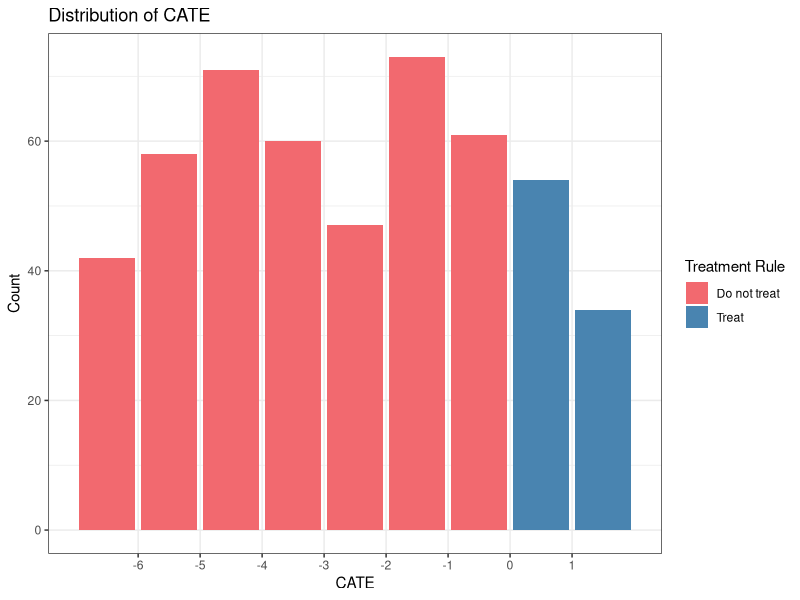

Reproduce this figure in R.
## ---- chunk 1
knitr::opts_chunk$set(echo = TRUE)
## ---- chunk 2
n <- 500
W <- runif(n, 1, 99)
A <- rbinom(n, 1, prob = abs(W/100))
Y <- rnorm(n, 10) + rnorm(n, 2*A) + rnorm(n, 50*W) - rnorm(n, .1*A*W)
df <- data.frame(W, A, Y)
## ---- chunk 3
fit <- glm(Y~A*W)
E_Y1 <- predict(fit, newdata = data.frame(A = 1, W))
E_Y0 <- predict(fit, newdata = data.frame(A = 0, W))
CATE <- E_Y1 - E_Y0
## ---- chunk 4
library(tidyverse)
data.frame(CATE) |>
  mutate(d_star = ifelse(CATE > 0, "Treat", "Do not treat")) |>
  ggplot(aes(CATE,fill=d_star)) +
  geom_bar() +
  scale_x_binned() +
  theme_bw() +
  scale_fill_manual(values = c("#f2696f","#4984b0")) +
  labs(x="CATE", y = "Count", fill = "Treatment Rule", title="Distribution of CATE")
